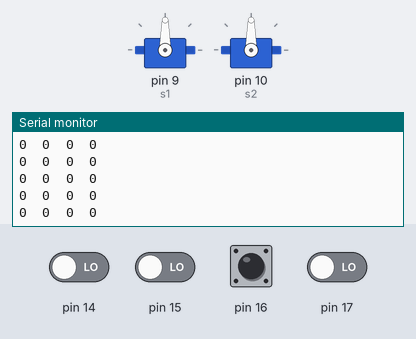
A sketch run on a simulated Arduino Uno, built with avr-gcc and run on an emulated ATmega328P. Shown: 2 × servo, the last lines printed to the serial monitor. The test bench sets the inputs (shaded band); at power-on: pin 14–17 LOW.

Above: at 1.2 s.
1.3 s: pin 16 driven HIGH
At 2.0 s:
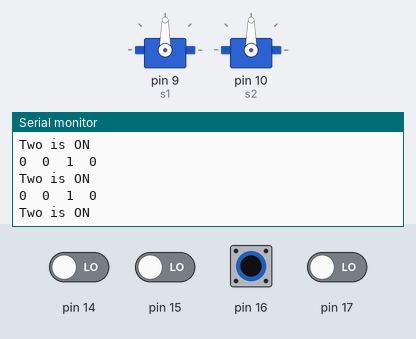
2.8 s: pin 16 pulsed LOW 2 times (0.12 s each, 0.3 s apart)
6.4 s: pin 16 driven LOW
At 7.3 s:
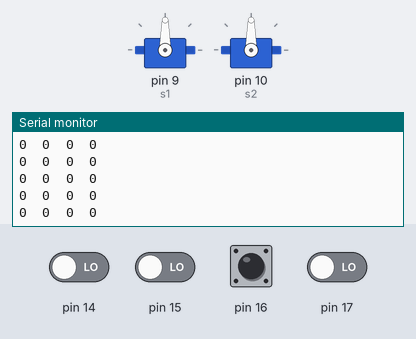

Measured:
- after the input at 1.3 s, the serial monitor: prints a new line at once (image 1)
- after the input at 6.4 s, the serial monitor: prints a new line after 0.06 s (image 2)

The sketch:

buttonMotorShield.pde
```cpp
//analog pins 0-5 are also known as digital pins 14-19

//The following pins are used iff that particular servo is in use:
//Digitals pin 9: Servo #1 control
//Digital pin 10: Servo #2 control
#include<Servo.h>
#include <AFMotor.h>
int pins[4];
Servo s1,s2;

void setup() {
  Serial.begin(9600);
  for(int i=0; i<4;i++){
    pins[i] = i+14;
    pinMode(i+14,INPUT);
  }
  s1.attach(9);
  s2.attach(10);

  Serial.println("D14\tD15\tD16\tD17\n");
}

void loop()
{
  for(int i = 0;i<4;i++){
    Serial.print(digitalRead(pins[i]),DEC);
    Serial.print("\t");
  }
  Serial.print("\n");
  if(digitalRead(pins[2])) Serial.println("Two is ON");
  delay(15);
}
```
